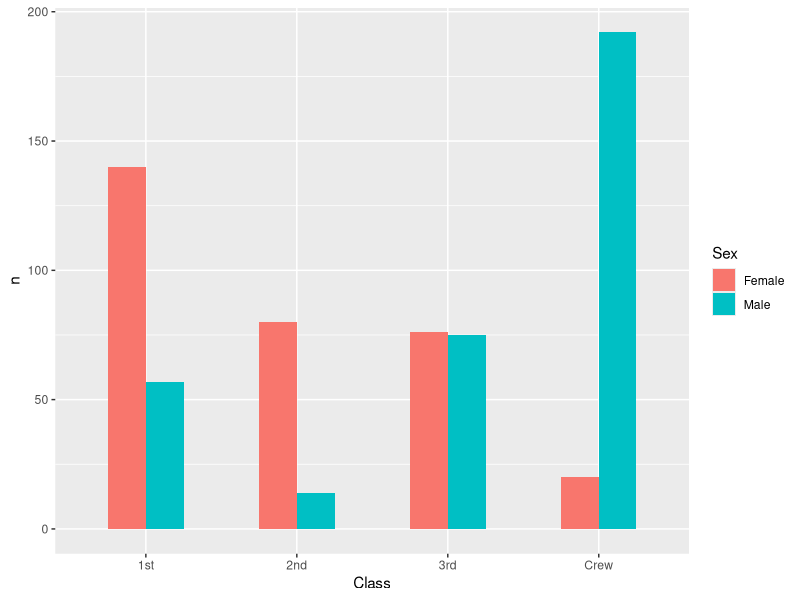
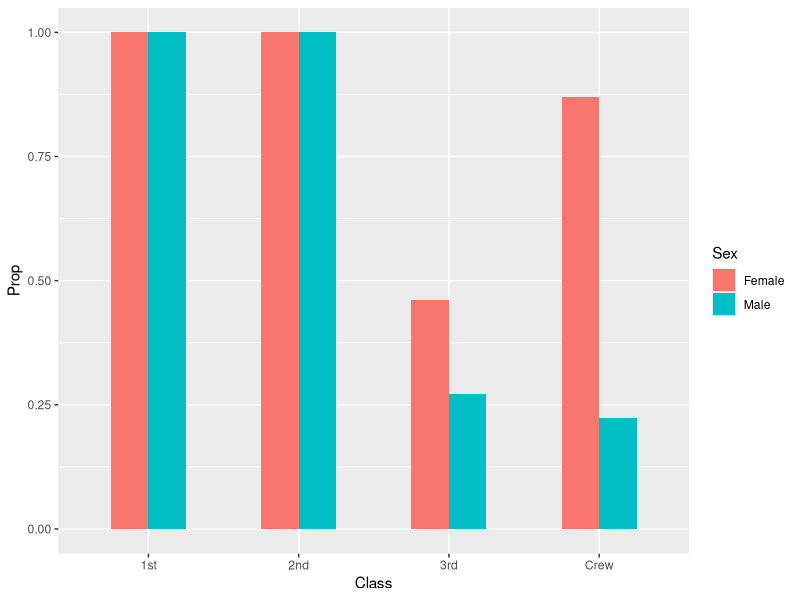
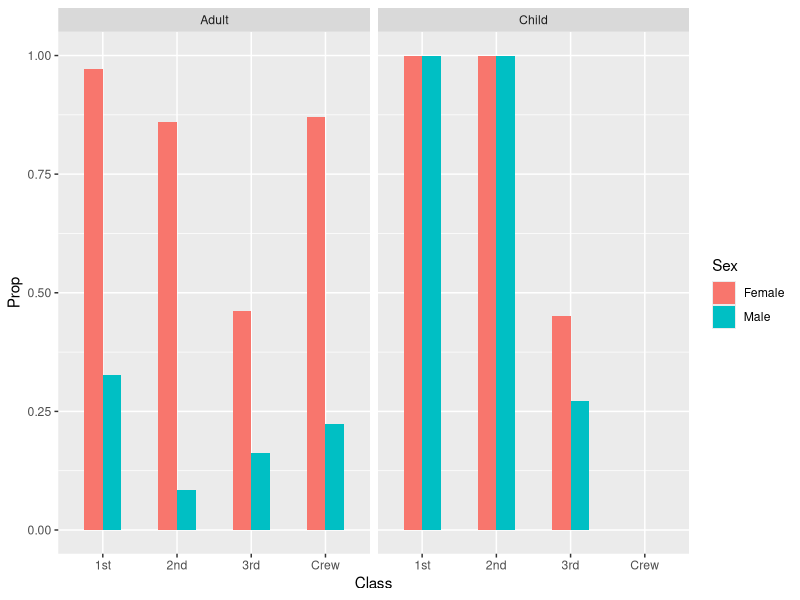

Write the R code that produced these figures, in order.
## ---- chunk 1
library(tidyverse)

df_titanic <- as_tibble(Titanic)
## ---- chunk 2

glimpse(df_titanic)
## ---- chunk 3
## NOTE: No need to edit! We'll cover how to
## do this calculation in a later exercise.
df_titanic %>% summarize(total = sum(n))
## ---- chunk 4
## TASK: Visualize counts against `Class` and `Sex`

df_titanic %>%
  filter(Survived == "Yes") %>%
  ggplot() +
  geom_col(mapping = aes(x = Class, y = n, fill = Sex), width = 0.5, position = "dodge")
## ---- chunk 5
## NOTE: No need to edit! We'll cover how to
## do this calculation in a later exercise.
df_prop <-
  df_titanic %>%
  group_by(Class, Sex, Age) %>%
  mutate(
    Total = sum(n),
    Prop = n / Total
  ) %>%
  ungroup()
df_prop
## ---- chunk 6
df_prop %>%
  filter(Survived == "Yes") %>%
  ggplot() +
  geom_col(aes(x = Class, y = Prop, fill = Sex), width = 0.5, position = "dodge")
## ---- chunk 7
df_prop %>%
  filter(Survived == "Yes") %>%
  ggplot() +
  geom_col(aes(x = Class, y = Prop, fill = Sex), width = 0.5, position = "dodge") +
  facet_grid(~ Age)
